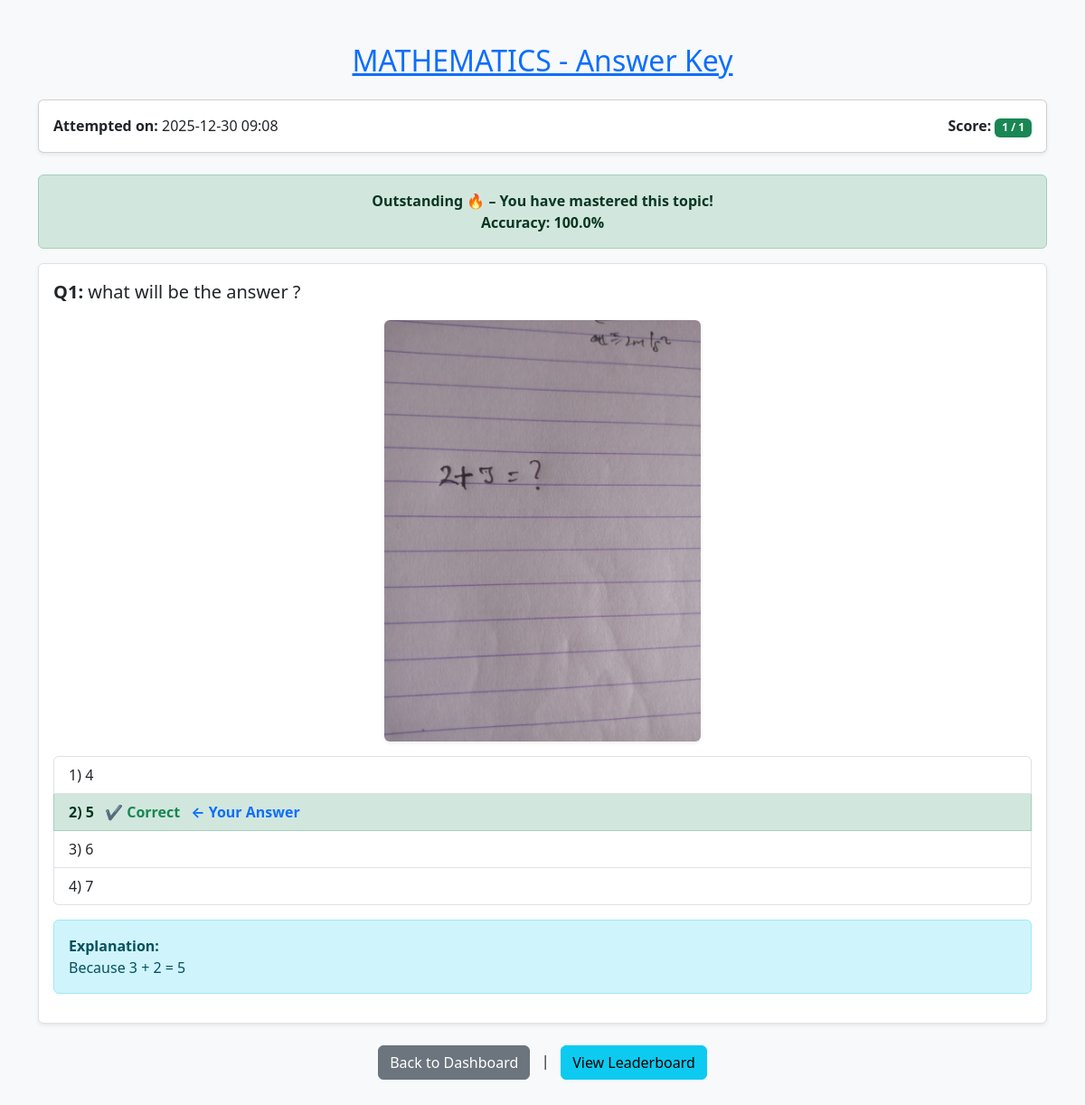
The page /user/answer_key/2 (signed in) on the database its author committed.
### app.py (models this page shows)
class Quiz(db.Model):
    id = db.Column(db.Integer, primary_key=True)
    title = db.Column(db.String(100), nullable=False)
    created_at = db.Column(db.DateTime, default=datetime.utcnow)
    chapters = db.relationship('Chapter', backref='quiz', lazy=True, cascade='all, delete-orphan')

class QuizAttempt(db.Model):
    id = db.Column(db.Integer, primary_key=True)
    user_id = db.Column(db.Integer, db.ForeignKey('user.id'), nullable=False)
    quiz_id = db.Column(db.Integer, db.ForeignKey('quiz.id'), nullable=False)
    chapter_id = db.Column(db.Integer, db.ForeignKey('chapter.id'), nullable=True)
    score = db.Column(db.Integer, nullable=True)
    answers = db.Column(db.Text, nullable=True)
    timestamp = db.Column(db.DateTime, default=datetime.utcnow)
    user = db.relationship('User', backref='quiz_attempts')
    quiz = db.relationship('Quiz', backref='attempts')
    chapter = db.relationship('Chapter', backref='attempts')

class Question(db.Model):
    id = db.Column(db.Integer, primary_key=True)
    quiz_id = db.Column(db.Integer, db.ForeignKey('quiz.id'), nullable=False)
    chapter_id = db.Column(db.Integer, db.ForeignKey('chapter.id'), nullable=False)
    question_statement = db.Column(db.Text, nullable=True)
    question_image = db.Column(db.String(200), nullable=True)
    option_1 = db.Column(db.String(200), nullable=False)
    option_2 = db.Column(db.String(200), nullable=False)
    option_3 = db.Column(db.String(200), nullable=False)
    option_4 = db.Column(db.String(200), nullable=False)
    correct_option = db.Column(db.Integer, nullable=False)
    explanation = db.Column(db.Text, nullable=True)
    created_at = db.Column(db.DateTime, default=datetime.utcnow)
    quiz = db.relationship('Quiz', backref='questions')
    chapter = db.relationship('Chapter', backref='questions')

### app.py (the view)
@app.route('/user/answer_key/<int:attempt_id>')
@login_required
def answer_key(attempt_id):
    attempt = QuizAttempt.query.get_or_404(attempt_id)
    if attempt.user_id != session.get('user_id'):
        flash('You are not authorized to view this answer key.', 'danger')
        return redirect('/user/dashboard'), 403
    if attempt.chapter_id:
        questions_query = Question.query.filter_by(chapter_id=attempt.chapter_id).all()
    else:
        questions_query = Question.query.filter_by(quiz_id=attempt.quiz_id).all()
    user_answers = {}
    if attempt.answers:
        try:
            raw = json.loads(attempt.answers)
            user_answers = {int(k): v for k, v in raw.items()}
        except json.JSONDecodeError:
            user_answers = {}
    total = len(questions_query)
    correct = 0
    wrong = 0
    unattempted = 0
    detailed_questions = []
    for q in questions_query:
        selected = user_answers.get(q.id)
        if selected is None:
            unattempted += 1
        elif selected == q.correct_option:
            correct += 1
        else:
            wrong += 1
        detailed_questions.append({
            "id": q.id,
            "question_statement": q.question_statement,
            "question_image": q.question_image,
            "options": [q.option_1, q.option_2, q.option_3, q.option_4],
            "correct_option": q.correct_option,
            "selected": selected,
            "explanation": q.explanation
        })
    accuracy = round((correct / total) * 100, 2) if total else 0
    if accuracy < 30:
        performance_msg = "Very Poor 😟 – You need serious improvement in this chapter."
        performance_class = "danger"
    elif accuracy < 50:
        performance_msg = "Poor 😐 – Focus more on this chapter."
        performance_class = "warning"
    elif accuracy < 70:
        performance_msg = "Average 🙂 – You can do better with practice."
        performance_class = "secondary"
    elif accuracy < 80:
        performance_msg = "Good 👍 – Keep improving!"
        performance_class = "info"
    elif accuracy < 90:
        performance_msg = "Excellent 🌟 – Strong understanding!"
        performance_class = "success"
    else:
        performance_msg = "Outstanding 🔥 – You have mastered this topic!"
        performance_class = "success"
    return render_template(
        'quiz_analysis.html',
        quiz=attempt.quiz,
        chapter=attempt.chapter,
        total=total,
        correct=correct,
        wrong=wrong,
        unattempted=unattempted,
        accuracy=accuracy,
        questions=detailed_questions,
        user_answers=user_answers,
        attempt=attempt,
        performance_msg=performance_msg,
        performance_class=performance_class
    )

### app.py (called while the page is built)
def login_required(f):
    @wraps(f)
    def decorated_function(*args, **kwargs):
        if 'user_id' not in session:
            flash('Please log in to access this page.', 'warning')
            return redirect(url_for('user_login'))
        return f(*args, **kwargs)
    return decorated_function

### templates/quiz_analysis.html (shortened to what this page needs)
<!DOCTYPE html>
<html lang="en">
<head>
    <link href="https://cdn.jsdelivr.net/npm/bootstrap@5.3.0/dist/css/bootstrap.min.css" rel="stylesheet">
</head>
<body class="bg-light">
<div class="container py-5">
    <h2 class="text-center mb-4 text-primary">
        <u>{{ quiz.title }} - Answer Key</u>
    </h2>
    <div class="card shadow-sm p-3 mb-4">
        <div class="row">
            <div class="col-md-6">
                <strong>Attempted on:</strong>
                {{ attempt.timestamp.strftime("%Y-%m-%d %H:%M") }}
            </div>
            <div class="col-md-6 text-md-end">
                <strong>Score:</strong>
                <span class="badge bg-success">
                    {{ attempt.score }} / {{ questions|length }}
                </span>
            </div>
        </div>
    </div>
    <div class="alert alert-{{ performance_class }} text-center fw-bold">
        {{ performance_msg }} <br>
        Accuracy: {{ accuracy }}%
    </div>
    {% for question in questions %}
    <div class="mb-4 border p-3 rounded bg-white shadow-sm">
        <p class="fs-5">
            <strong>Q{{ loop.index }}:</strong>
            {{ question.question_statement }}
        </p>
        {% if question.question_image %}
        <div class="text-center mb-3">
            <img src="{{ url_for('static', filename='uploads/' + question.question_image) }}"
                 class="img-fluid rounded shadow-sm"
                 style="max-width: 350px;">
        </div>
        {% endif %}
        <ul class="list-group">
            {% set user_sel = question.selected %}
            {% for i in range(0, question.options|length) %}
                {% set opt_index = i + 1 %}
                {% set opt_text = question.options[i] %}
                <li class="list-group-item
                    {% if opt_index == question.correct_option %}
                        list-group-item-success fw-bold
                    {% elif user_sel == opt_index %}
                        list-group-item-danger
                    {% endif %}
                ">
                    {{ opt_index }}) {{ opt_text }}
                    {% if opt_index == question.correct_option %}
                        <span class="ms-2 text-success fw-bold">✔ Correct</span>
                    {% endif %}
                    {% if user_sel == opt_index %}
                        <span class="ms-2 text-primary">← Your Answer</span>
                    {% endif %}
                </li>
            {% endfor %}
        </ul>
        {% if question.explanation %}
        <div class="alert alert-info mt-3">
            <strong>Explanation:</strong><br>
            {{ question.explanation }}
        </div>
        {% endif %}
    </div>
    {% endfor %}
    <div class="text-center mt-4">
        <a href="{{ url_for('user_dashboard') }}" class="btn btn-secondary">
            Back to Dashboard
        </a> &nbsp; | &nbsp;
        <a href="{{ url_for('leaderboard',
            quiz_id=quiz.id , chapter_id=attempt.chapter_id) }}"
            class="btn btn-info">
            View Leaderboard
        </a>
    </div>
</div>
</body>
</html>

### rows shown on the page
Quiz: title "MATHEMATICS"
QuizAttempt: timestamp "2025-12-30 09:08", score "1"
Question: question_statement "what will be the answer ?", question_image (picture), options "1" "2" "3" "4", options "4" "5" "6" "7", explanation "Because 3 + 2 = 5"

### other values the page prints
{{ questions|length }} "1"
{{ performance_msg }} "Outstanding 🔥 – You have mastered this topic!"
{{ accuracy }} "100.0"
